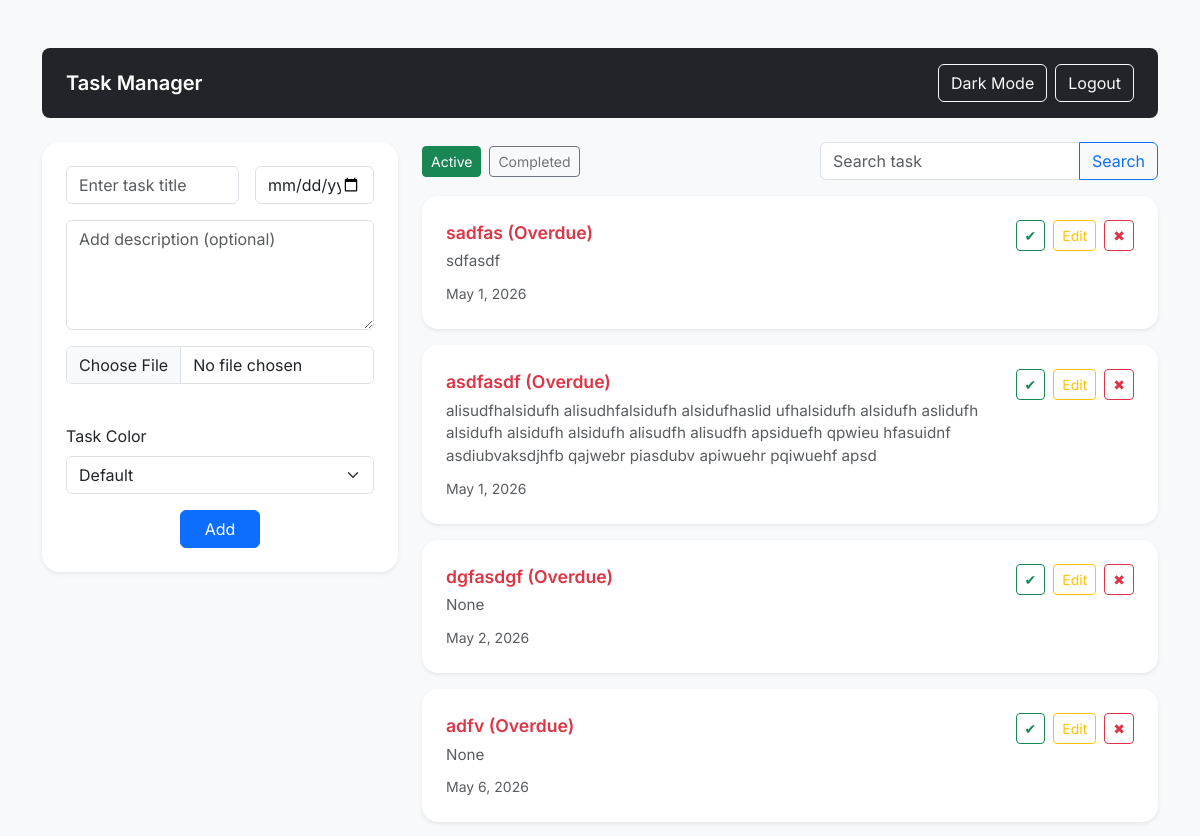
The app's page / (signed in, upper part), older data.
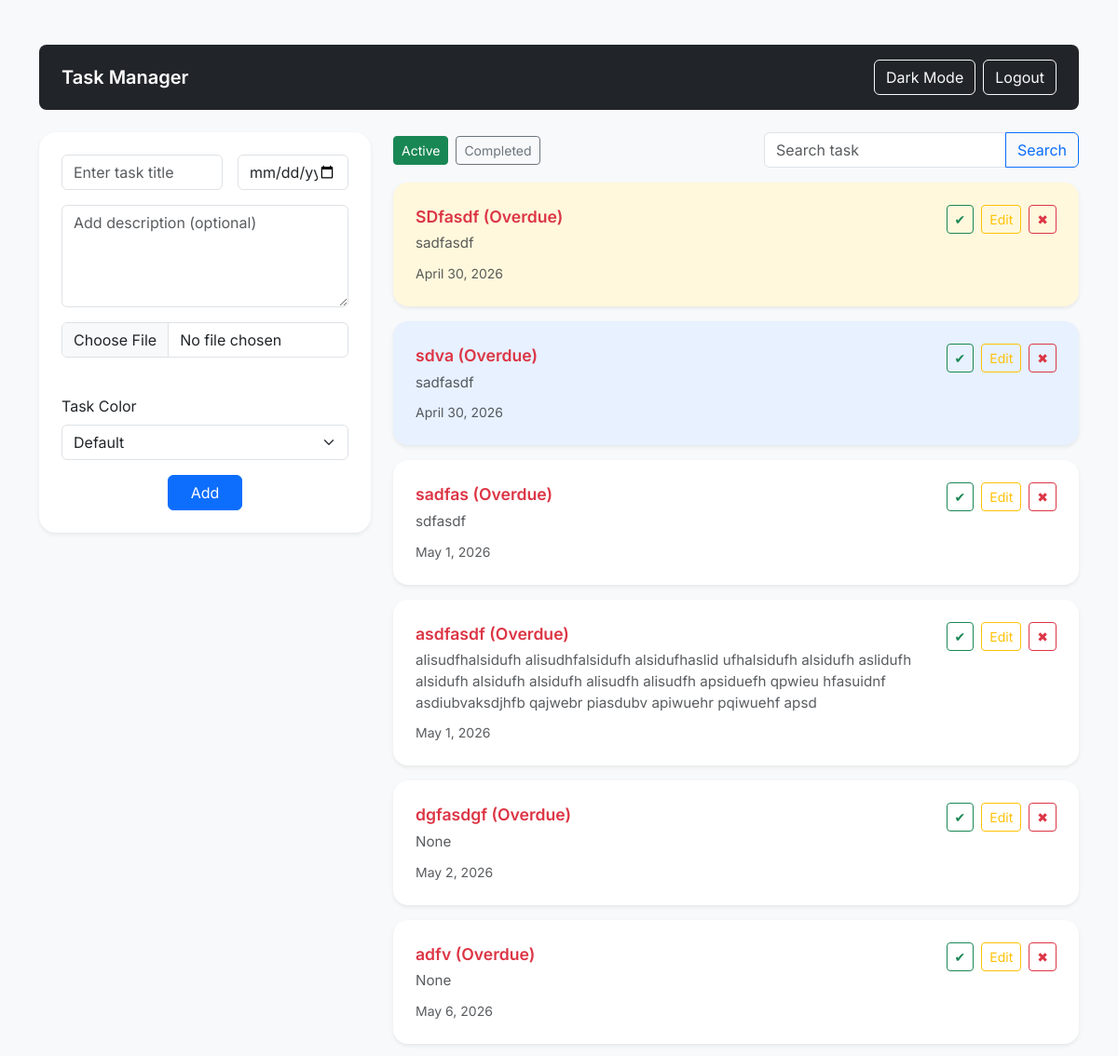
The same page, newer data.
### tasks/models.py (models this page shows, shortened)
class Task(models.Model):
    user = models.ForeignKey(User, on_delete=models.CASCADE)
    title = models.CharField(max_length=200)
    description = models.TextField(blank=True, null=True)
    image_url = models.URLField(blank=True, null=True)
    completed = models.BooleanField(default=False)
    due_date = models.DateField(null=True, blank=True)
    color = models.CharField(max_length=20, default="white")

### tasks/views.py (the view, shortened to what this page needs)
# urls.py: 2. Add a URL to urlpatterns:  path('', views.home, name='home')
@login_required(login_url='/login/')
def home(request):
    tasks = Task.objects.filter(user=request.user)
    filter_type = request.GET.get("filter", "active")
    if filter_type == "completed":
        tasks = Task.objects.filter(completed=True)
    else:
        tasks = Task.objects.filter(completed=False)
    tasks = sorted(
        tasks,
        key=lambda task: (
            task.completed,
            0 if task.due_date and task.due_date < today else
            1 if task.due_date == today else
            2 if task.due_date else
            3,
            task.due_date or today
        )
    )
    return render(request, "tasks/home.html", {
        "tasks": tasks,
        "today": today,
        "current_filter": filter_type
    })

### tasks/templates/tasks/home.html (shortened to what this page needs)
<!DOCTYPE html>
<html>
<head>
    <link href="https://cdn.jsdelivr.net/npm/bootstrap@5.3.0/dist/css/bootstrap.min.css" rel="stylesheet">
</head>
<body class="bg-light pb-5">
<div class="container mt-5" style="max-width: 95%;">
    <nav class="navbar navbar-dark bg-dark px-4 py-3 mb-4 rounded-3">
        <span class="navbar-brand mb-0 h4 fw-semibold">
            Task Manager
        </span>
        <div class="ms-auto d-flex align-items-center gap-2">
            <button id="darkModeToggle" class="btn btn-outline-light">
                Dark Mode
            </button>
            <form action="/logout/" method="POST" class="m-0">
                <button type="submit" class="btn btn-outline-light">
                    Logout
                </button>
            </form>
        </div>
    </nav>
    <div class="row align-items-start g-4">
        <div class="col-lg-4">
            <div class="card p-4 shadow-sm border-0 add-card">
                <form method="POST" enctype="multipart/form-data">
                    <div class="row g-3">
                        <div class="col-7">
                            <input
                                type="text"
                                name="title"
                                class="form-control"
                                placeholder="Enter task title"
                                required
                            >
                        </div>
                        <div class="col-5">
                            <input
                                type="date"
                                name="due_date"
                                class="form-control"
                            >
                        </div>
                        <div class="col-12">
                            <textarea
                                name="description"
                                class="form-control"
                                placeholder="Add description (optional)"
                                rows="4"
                            ></textarea>
                        </div>
                        <div class="col-12">
                            <input
                                type="file"
                                name="image"
                                class="form-control"
                                accept="image/*"
                            >
                        </div>
                        <div class="col-12 pt-4">
                            <label class="form-label">Task Color</label>
                            <select name="color" class="form-select">
                                <option value="white">Default</option>
                            </select>
                        </div>
                        <div class="col-12 d-flex justify-content-center mt-3">
                            <button type="submit" class="btn btn-primary px-4">
                                Add
                            </button>
                        </div>
                    </div>
                </form>
            </div>
        </div>
        <div class="col-lg-8">
            <div class="d-flex gap-2 mb-3 align-items-center">
                <a href="/?filter=active"
                    class="btn btn-sm {% if current_filter == 'active' %}btn-success{% else %}btn-outline-success{% endif %}">
                        Active
                </a>
                <a href="/?filter=completed"
                    class="btn btn-sm {% if current_filter == 'completed' %}btn-secondary{% else %}btn-outline-secondary{% endif %}">
                        Completed
                </a>
                <form method="GET" action="{% url 'search_tasks' %}" class="ms-auto">
                    <div class="input-group">
                        <input
                            type="text"
                            name="q"
                            class="form-control"
                            placeholder="Search task"
                            value="{{ query }}"
                        >
                        <button class="btn btn-outline-primary" type="submit">
                            Search
                        </button>
                    </div>
                </form>
            </div>
            {% for task in tasks %}
            <div class="card p-4 shadow-sm mb-3 border-0 task-card card-color-{{ task.color }}">
                <div class="d-flex justify-content-between align-items-start">
                    <div class="pe-3">
                        {% if task.completed %}
                            <div class="task-title text-decoration-line-through text-muted">
                                {{ task.title }}
                            </div>
                        {% elif task.due_date and task.due_date < today %}
                            <div class="task-title text-danger">
                                {{ task.title }} (Overdue)
                            </div>
                        {% elif task.due_date and task.due_date == today %}
                            <div class="task-title text-warning">
                                {{ task.title }} (Due Today)
                            </div>
                        {% else %}
                            <div class="task-title">
                                {{ task.title }}
                            </div>
                        {% endif %}
                        {% if task.description %}
                            <div class="text-muted mt-1 task-description">
                                {{ task.description }}
                            </div>
                        {% endif %}
                        {% if task.due_date %}
                            <div class="mt-2">
                                <small class="text-muted">
                                    {{ task.due_date }}
                                </small>
                            </div>
                        {% endif %}
                    </div>
                    <div class="d-flex gap-2 flex-shrink-0">
                        {% if current_filter == "completed" %}
                            <a href="{% url 'recover' task.id %}" class="btn btn-outline-primary btn-sm">
                                Recover
                            </a>
                        {% else %}
                            <a href="{% url 'complete' task.id %}" class="btn btn-outline-success btn-sm">
                                ✔
                            </a>
                            <a href="{% url 'edit' task.id %}" class="btn btn-outline-warning btn-sm">
                                Edit
                            </a>
                            <a href="{% url 'delete' task.id %}" class="btn btn-outline-danger btn-sm">
                                ✖
                            </a>
                        {% endif %}
                    </div>
                </div>
            </div>
            {% empty %}
                <p class="text-center text-muted mt-4">
                    No tasks yet
                </p>
            {% endfor %}
        </div>
    </div>
</div>
</body>
</html>

### tasks/templates/tasks/home.html (style rules this page uses)
body { font-family: 'Inter', sans-serif; }
.task-card { transition: 0.2s ease; border-radius: 16px; }
.add-card { border-radius: 18px; position: sticky; top: 30px; }
.task-title { font-size: 1.1rem; font-weight: 600; }
.task-description { font-size: 0.95rem; }
.card-color-white { background: white; }
.card-color-blue { background: #e7f1ff; }
.card-color-yellow { background: #fff8dd; }

Row changes from the older to the newer data that the page shows:
added Task: title "SDfasdf", description "sadfasdf", due_date "April 30, 2026", color "yellow" (drawn)
added Task: title "sdva", description "sadfasdf", due_date "April 30, 2026", color "blue" (drawn)
